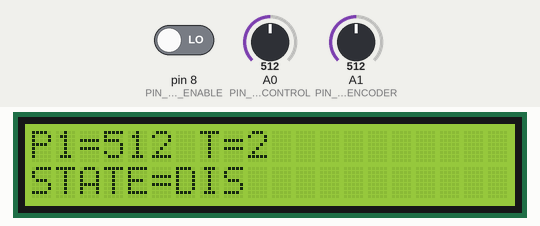
Recording of a sketch running on a simulated Arduino Uno, built with avr-gcc and run on an emulated ATmega328P. Shown: 20×2 character LCD. Inputs (shaded band) come from the test bench; at power-on: A0 (PIN_POTENTIOMETER_CONTROL) = 512, pin 8 (PIN_CONTROLLER_ENABLE) LOW, A1 (PIN_POTENTIOMETER_ENCODER) = 512.

Above: at 1.2 s.
1.3 s: A0 (PIN_POTENTIOMETER_CONTROL) set to 11
At 1.7 s:
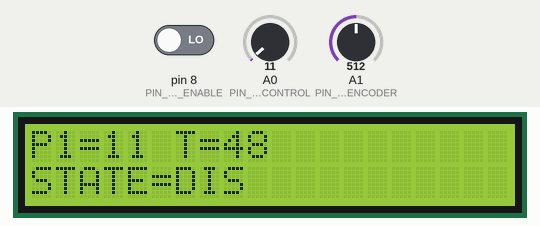
2.9 s: A0 (PIN_POTENTIOMETER_CONTROL) set to 8
At 4.0 s:
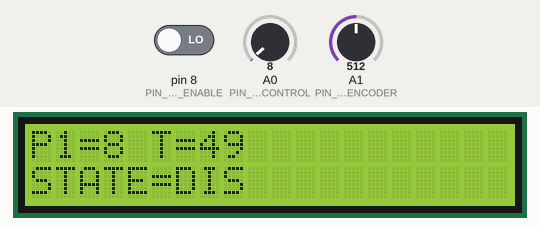
4.4 s: pin 8 (PIN_CONTROLLER_ENABLE) driven HIGH
At 4.9 s:
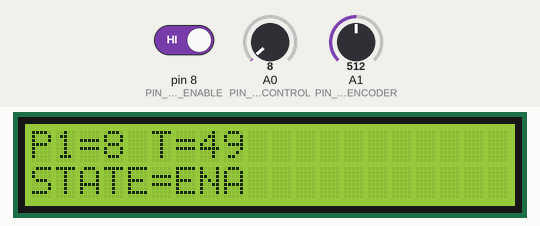
6.0 s: A0 (PIN_POTENTIOMETER_CONTROL) set to 410
At 7.1 s:
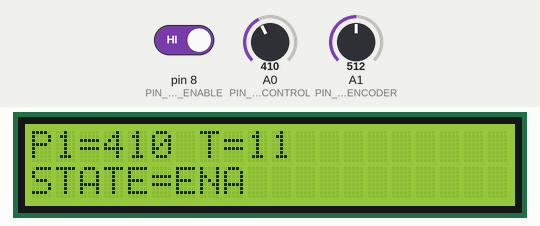
7.6 s: A0 (PIN_POTENTIOMETER_CONTROL) set to 442
At 8.4 s:
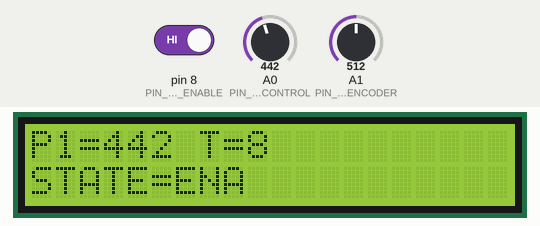
9.1 s: pin 8 (PIN_CONTROLLER_ENABLE) driven LOW
At 9.5 s:
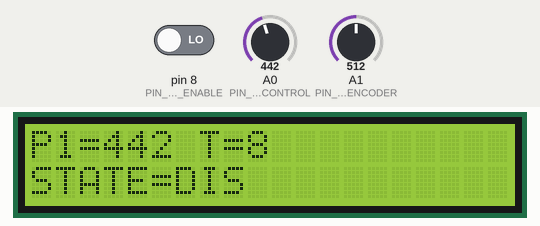
Timing chart, 0 to 11.7 s (numbered marks = the images above; inputs shaded):
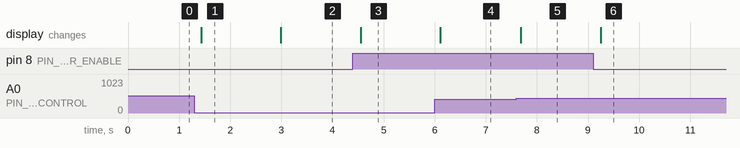

Measured:
- after the input at 1.3 s, the display: changes after 0.13 s (image 1)
- after the input at 2.9 s, the display: changes after 0.09 s (image 2)
- after the input at 4.4 s, the display: changes after 0.15 s (image 3)
- after the input at 6.0 s, the display: changes after 0.11 s (image 4)
- after the input at 7.6 s, the display: changes after 0.08 s (image 5)
- after the input at 9.1 s, the display: changes after 0.15 s (image 6)

The sketch:

display.ino
```cpp
//==============================================================================
//                              INCLUDES
//==============================================================================
#include "LiquidCrystal_I2C.h"
#include "Wire.h"

//==============================================================================
//                               CONFIG
//==============================================================================

// LCD
#define LCD_ADDRESS 0x27
#define COLUMN_COUNT 20
#define ROW_COUNT 2

// Buttons and potentiometers
#define PIN_POTENTIOMETER_CONTROL A0
#define PIN_POTENTIOMETER_ENCODER A1

// Connection to controller board
#define PIN_CONTROLLER_ENABLE 8


//==============================================================================
//                              GLOBALS
//==============================================================================
LiquidCrystal_I2C lcd(LCD_ADDRESS, COLUMN_COUNT, ROW_COUNT);

int button_c_state = HIGH;
bool enabled = false;
int potentiometer_control = 0;
int potentiometer_encoder = 0;


//==============================================================================
//                             SETUP-LOOP
//==============================================================================
void setup()
{
    lcd.init();
    lcd.backlight();

    // Setting up potentiometers
    pinMode(PIN_POTENTIOMETER_CONTROL , INPUT);
    pinMode(PIN_POTENTIOMETER_ENCODER, INPUT);

    // Setting up connections to controller
    pinMode(PIN_CONTROLLER_ENABLE, INPUT);
}

void loop()
{
    potentiometer_control = analogRead(PIN_POTENTIOMETER_CONTROL);
    potentiometer_encoder = analogRead(PIN_POTENTIOMETER_ENCODER);

    int control_value = potentiometer_control - 512;
     if(control_value < 0){
       control_value *= -1;
     }
     int period = map(control_value,
                0, 512,
                2, 50);

    enabled = digitalRead(PIN_CONTROLLER_ENABLE) == HIGH;

    lcd.clear();

    lcd.setCursor(0,0);
    lcd.print("P1=");
    lcd.print(potentiometer_control);
    lcd.print(" T=");
    lcd.print(period);
    lcd.setCursor(0,1);
    lcd.print("STATE=");
    lcd.print(enabled?"ENA ":"DIS ");

    delay(200);

}
```
